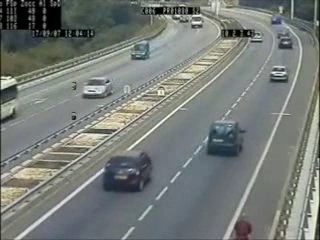
#> input picture frame 75 of Automatic-Parking-Management/cars_on_highway.avi, 320 x 240 px, given in place of parking_garage_2.mp4, which was not available
$ python test_classifier.py
#> lines starting #> are read from the running program, lines starting #| are printed output that depends on the picture; after the words box and inside, x2 and y2 are one past the last pixel; in counts of white or black regions, pixels touching at a corner belong together; pictures that were not available may be replaced by others from this repository, and a replacement may not be noted
# Classifier demonstration on different videos:
from imutils.object_detection import non_max_suppression
import cv2
import numpy as np

def perform_classification(video_src, cascade_src):
#> called with video_src = 'parking_garage_2.mp4', cascade_src = 'Khare_training_01/data/cascade.xml'
    cap = cv2.VideoCapture(video_src)
    car_cascade = cv2.CascadeClassifier(cascade_src)
    while True:
        ret, img = cap.read()
#> img is the input picture: shape (240, 320, 3); mean B, G, R 120, 123.9, 118.8
        if (type(img) == type(None)):
            print('Video not found')
            break
        image_scaled = cv2.resize(img, None, fx=1.0, fy=1.0)
        gray = cv2.cvtColor(image_scaled, cv2.COLOR_BGR2GRAY)
        cars = car_cascade.detectMultiScale(gray, 1.2, 1) #1.1, 1
#> cars = 72 rows, first 6: [133, 1, 21, 21], [261, 17, 36, 36], [187, 8, 35, 35], [154, 11, 22, 22], [169, 9, 23, 23], [22, 16, 20, 20]
                                                        # 7 , 1
        cars = np.array([[x, y, x + w, y + h] for (x, y, w, h) in cars])
#> cars = 72 rows, first 6: [133, 1, 154, 22], [261, 17, 297, 53], [187, 8, 222, 43], [154, 11, 176, 33], [169, 9, 192, 32], [22, 16, 42, 36]
        pick = non_max_suppression(cars, probs=None, overlapThresh=0.65)
#> pick = 29 rows, first 6: [48, 188, 91, 231], [2, 205, 27, 230], [126, 174, 181, 229], [299, 208, 319, 228], [248, 166, 308, 226], [16, 195, 36, 215]
        for (x, y, w, h) in pick:
            # cv2.rectangle(image_scaled, (x, y), (x + w, y + h), (0 , 255, 255), 2) #bgr
            cv2.rectangle(image_scaled, (x, y), (w,  h), (0, 255, 255), 2)
#> this loop made 29 passes
#> (x, y, w, h) on passes 1 to 12: (48, 188, 91, 231), (2, 205, 27, 230), (126, 174, 181, 229), (299, 208, 319, 228), (248, 166, 308, 226), (16, 195, 36, 215), (40, 185, 61, 206), (162, 163, 204, 205), (12, 153, 62, 203), (55, 170, 76, 191), (1, 168, 23, 190), (143, 9, 320, 187)
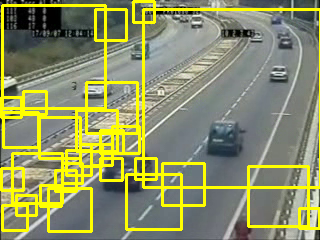
#> image_scaled: shape (240, 320, 3); 14.97% of pixels changed, all inside (x1, y1, x2, y2) = (0, 0, 320, 233)
        cv2.imshow('Press ESC key to finish', image_scaled)

            # press escape key to exit
        if cv2.waitKey(33) == 27:
#> (key Esc is pressed here)
            break
    print('Execution finished')
    cv2.destroyAllWindows()

perform_classification('parking_garage_2.mp4', 'Khare_training_01/data/cascade.xml')
perform_classification('parking_garage_2.mp4', 'Khare_training_01/data_2/cascade.xml')
#> call 2 of perform_classification, with video_src = 'parking_garage_2.mp4', cascade_src = 'Khare_training_01/data_2/cascade.xml'
#> in perform_classification (call 2), `cars = car_cascade.detectMultiScale(gray, 1.2, 1)`: cars = 23 rows, first 6: [212, 12, 26, 26], [291, 14, 27, 27], [116, 31, 37, 37], [270, 27, 35, 35], [268, 7, 29, 29], [258, 57, 45, 45]
#> in perform_classification (call 2), `cars = np.array([[x, y, x + w, y + h] for (x, y, w, h) in cars])`: cars = 23 rows, first 6: [212, 12, 238, 38], [291, 14, 318, 41], [116, 31, 153, 68], [270, 27, 305, 62], [268, 7, 297, 36], [258, 57, 303, 102]
#> in perform_classification (call 2), `pick = non_max_suppression(cars, probs=None, overlapThresh=0.65)`: pick = 13 rows, first 6: [41, 94, 166, 219], [171, 96, 268, 193], [154, 39, 257, 142], [17, 22, 134, 139], [127, 74, 187, 134], [258, 57, 303, 102]
#> the loop in perform_classification (call 2), `for (x, y, w, h) in pick:` made 13 passes
#> after the loop in perform_classification (call 2), `for (x, y, w, h) in pick:`:
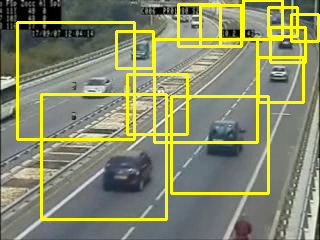
#> image_scaled: shape (240, 320, 3); 11.47% of pixels changed, all inside (x1, y1, x2, y2) = (16, 0, 320, 221)
#> (key Enter is pressed here)
# perform_classification(0, 'Khare_training_01/data_3/cascade.xml')
# perform_classification('parking_garage.mp4', 'Khare_classifier_01.xml')
# perform_classification('parking_garage.mp4', 'Khare_classifier_02.xml')    # press escape to finish
perform_classification('parking_garage_2.mp4', 'Khare_classifier_01.xml')
#> (the run stopped early here; a loop or call above may not have finished)

$ run again, starting later in the video
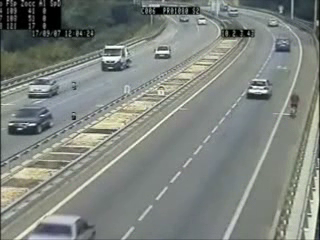
#> input picture frame 337 of Automatic-Parking-Management/cars_on_highway.avi, 320 x 240 px, given in place of parking_garage_2.mp4, which was not available
#> in perform_classification, img is the input picture: shape (240, 320, 3); mean B, G, R 126.3, 131.7, 126
#> in perform_classification, `cars = car_cascade.detectMultiScale(gray, 1.2, 1)`: cars = 78 rows, first 6: [158, 1, 21, 21], [105, 80, 48, 48], [1, 2, 22, 22], [65, 3, 20, 20], [137, 2, 22, 22], [260, 17, 38, 38]
#> in perform_classification, `cars = np.array([[x, y, x + w, y + h] for (x, y, w, h) in cars])`: cars = 78 rows, first 6: [158, 1, 179, 22], [105, 80, 153, 128], [1, 2, 23, 24], [65, 3, 85, 23], [137, 2, 159, 24], [260, 17, 298, 55]
#> pick = 51 rows, first 6: [33, 199, 70, 236], [2, 204, 27, 229], [300, 208, 320, 228], [48, 182, 89, 223], [155, 126, 250, 221], [12, 196, 34, 218]
#> the loop in perform_classification, `for (x, y, w, h) in pick:` made 51 passes
#> after the loop in perform_classification, `for (x, y, w, h) in pick:`:
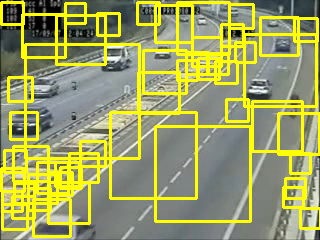
#> image_scaled: shape (240, 320, 3); mean B, G, R 98.1, 158.5, 153.9
#> in perform_classification (call 2), `cars = car_cascade.detectMultiScale(gray, 1.2, 1)`: cars = 24 rows, first 6: [223, 1, 26, 26], [290, 14, 24, 24], [269, 34, 25, 25], [11, 68, 28, 28], [44, 20, 32, 32], [40, 48, 51, 51]
#> in perform_classification (call 2), `cars = np.array([[x, y, x + w, y + h] for (x, y, w, h) in cars])`: cars = 24 rows, first 6: [223, 1, 249, 27], [290, 14, 314, 38], [269, 34, 294, 59], [11, 68, 39, 96], [44, 20, 76, 52], [40, 48, 91, 99]
#> pick = 15 rows, first 6: [6, 187, 56, 237], [28, 176, 69, 217], [42, 161, 88, 207], [64, 156, 99, 191], [100, 35, 241, 176], [15, 102, 71, 158]
#> the loop in perform_classification (call 2), `for (x, y, w, h) in pick:` made 15 passes
#> after the loop in perform_classification (call 2), `for (x, y, w, h) in pick:`:
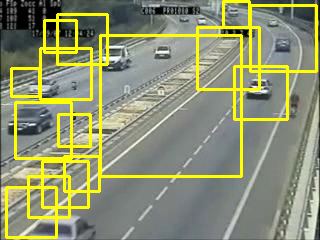
#> image_scaled: shape (240, 320, 3); 11.26% of pixels changed, all inside (x1, y1, x2, y2) = (5, 0, 318, 239)

$ run again, starting later in the video
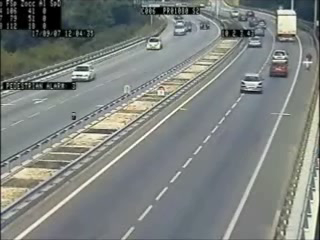
#> input picture frame 600 of Automatic-Parking-Management/cars_on_highway.avi, 320 x 240 px, given in place of parking_garage_2.mp4, which was not available
#> in perform_classification, img is the input picture: shape (240, 320, 3); mean B, G, R 126.6, 129.8, 124.9
#> in perform_classification, `cars = car_cascade.detectMultiScale(gray, 1.2, 1)`: cars = 65 rows, first 6: [2, 1, 22, 22], [135, 1, 21, 21], [161, 1, 20, 20], [130, 87, 50, 50], [19, 8, 22, 22], [247, 3, 23, 23]
#> in perform_classification, `cars = np.array([[x, y, x + w, y + h] for (x, y, w, h) in cars])`: cars = 65 rows, first 6: [2, 1, 24, 23], [135, 1, 156, 22], [161, 1, 181, 21], [130, 87, 180, 137], [19, 8, 41, 30], [247, 3, 270, 26]
#> pick = 40 rows, first 6: [265, 195, 302, 232], [35, 206, 59, 230], [130, 153, 207, 230], [300, 209, 320, 229], [6, 203, 27, 224], [150, 96, 270, 216]
#> the loop in perform_classification, `for (x, y, w, h) in pick:` made 40 passes
#> after the loop in perform_classification, `for (x, y, w, h) in pick:`:
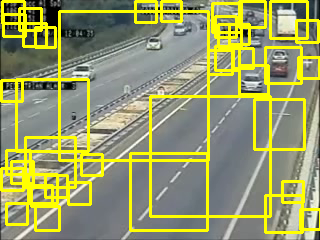
#> image_scaled: shape (240, 320, 3); 18.51% of pixels changed, all inside (x1, y1, x2, y2) = (0, 0, 320, 234)
#> in perform_classification (call 2), `cars = car_cascade.detectMultiScale(gray, 1.2, 1)`: cars = 23 rows, first 6: [217, 2, 24, 24], [99, 11, 24, 24], [198, 14, 24, 24], [168, 16, 25, 25], [106, 34, 33, 33], [76, 48, 26, 26]
#> in perform_classification (call 2), `cars = np.array([[x, y, x + w, y + h] for (x, y, w, h) in cars])`: cars = 23 rows, first 6: [217, 2, 241, 26], [99, 11, 123, 35], [198, 14, 222, 38], [168, 16, 193, 41], [106, 34, 139, 67], [76, 48, 102, 74]
#> pick = 16 rows, first 6: [10, 130, 107, 227], [101, 58, 226, 183], [75, 121, 128, 174], [228, 65, 277, 114], [26, 50, 85, 109], [7, 65, 44, 102]
#> the loop in perform_classification (call 2), `for (x, y, w, h) in pick:` made 16 passes
#> after the loop in perform_classification (call 2), `for (x, y, w, h) in pick:`:
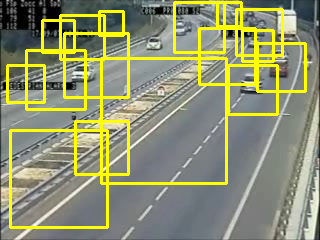
#> image_scaled: shape (240, 320, 3); 12.22% of pixels changed, all inside (x1, y1, x2, y2) = (6, 1, 307, 229)
